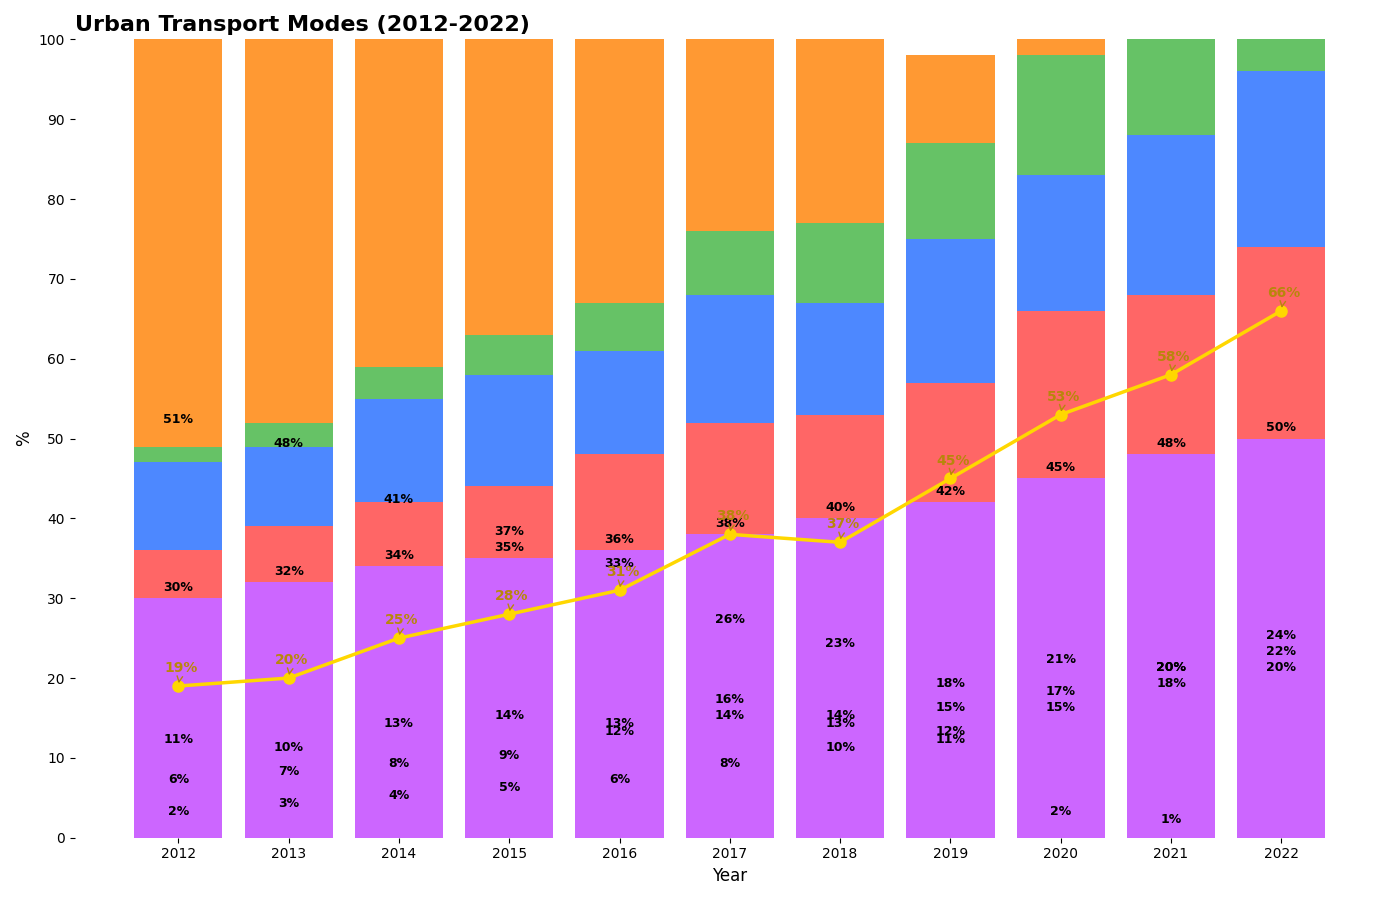

This figure's Python source:
import matplotlib.pyplot as plt
import numpy as np

years = np.arange(2012, 2023)
public_transport = np.array([30, 32, 34, 35, 36, 38, 40, 42, 45, 48, 50])
cycling = np.array([6, 7, 8, 9, 12, 14, 13, 15, 21, 20, 24])
walking = np.array([11, 10, 13, 14, 13, 16, 14, 18, 17, 20, 22])
electric_vehicles = np.array([2, 3, 4, 5, 6, 8, 10, 12, 15, 18, 20])
conventional_vehicles = np.array([51, 48, 41, 37, 33, 26, 23, 11, 2, 1, 0])
sustainable_transport = cycling + walking + electric_vehicles

fig, ax = plt.subplots(figsize=(14, 9))

# Shuffling colors: assign different colors to each data group
ax.bar(years, public_transport, color='#cc66ff')  # Changed from '#4d88ff' to '#cc66ff'
ax.bar(years, cycling, bottom=public_transport, color='#ff6666')  # Changed from '#ff9933' to '#ff6666'
ax.bar(years, walking, bottom=public_transport + cycling, color='#4d88ff')  # Changed from '#66c266' to '#4d88ff'
ax.bar(years, electric_vehicles, bottom=public_transport + cycling + walking, color='#66c266')  # Changed from '#cc66ff' to '#66c266'
ax.bar(years, conventional_vehicles, bottom=public_transport + cycling + walking + electric_vehicles, color='#ff9933')  # Changed from '#ff6666' to '#ff9933'

ax.plot(years, sustainable_transport, color='gold', linewidth=2.5, marker='o', markersize=8)

ax.set_title("Urban Transport Modes (2012-2022)", fontsize=16, fontweight='bold', loc='left')
ax.set_xlabel("Year", fontsize=12)
ax.set_ylabel("%", fontsize=12)
ax.set_xticks(years)
ax.set_yticks(range(0, 101, 10))
ax.set_ylim(0, 100)

def annotate_bars(containers):
    for container in containers:
        for bar in container:
            height = bar.get_height()
            if height > 0:
                ax.annotate(f'{height}%', 
                            xy=(bar.get_x() + bar.get_width() / 2, height),
                            xytext=(0, 3),
                            textcoords='offset points',
                            ha='center', va='bottom',
                            fontsize=9, color='black', weight='bold')

annotate_bars(ax.containers)

for (x, y) in zip(years, sustainable_transport):
    ax.annotate(f'{y}%', xy=(x, y), xytext=(-10, 10), textcoords='offset points',
                fontsize=10, color='darkgoldenrod', weight='bold',
                arrowprops=dict(arrowstyle="->", color='darkgoldenrod', lw=1))

for spine in ax.spines.values():
    spine.set_visible(False)

plt.tight_layout()
plt.show()
